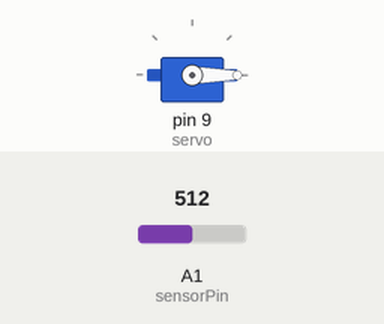
Simulated run of this sketch. Board: Arduino Uno, built with avr-gcc and run on an emulated ATmega328P. On the bench: servo. Inputs (shaded band) come from the test bench; at power-on: A1 (sensorPin) = 512.

Above: at 0.1 s.
Timing chart, 0 to 1.6 s (numbered marks = the images above):
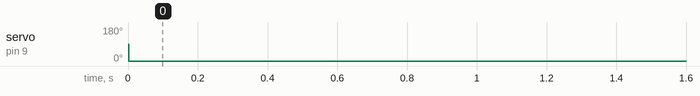

Measured:
- by itself, servo on pin 9 (servo): 90° → 0° at 0.00 s

The sketch:

IR_Read_Actuator.ino
```cpp
#include <Servo.h>
Servo servo;   // create servo object to control a servo

// Variables
const int sensorPin = A1;   // select the pin for IR sensor
int sensor = 0;             // define the class for the sensor value
float pos;                  // position of the servo
float ratio;                // ratio of the sensor value and 180 degrees
// ratio is acquired by: 1023/180

void setup() {
  Serial.begin(9600);      // start serial monitor
  servo.attach(9);          // attaches the servo on pin 9
  }

void loop() {
  sensor = analogRead(sensorPin);     // read the IR sensor value
  delay(2);                           // waits 2 ms to settle the reading value
  pos = sensor / ratio;               // converts the sensor value to position degrees
  servo.write(pos);                   // tell servo to go to set position
}
```
